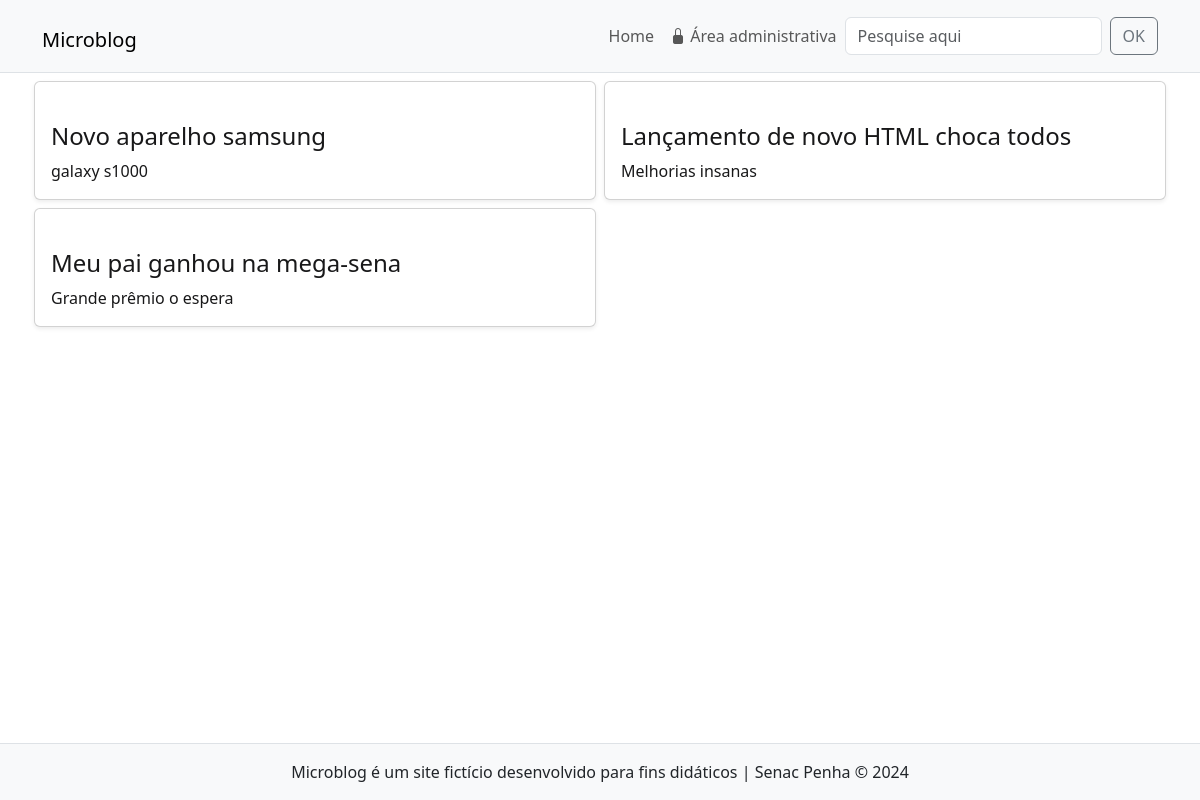
The app's page /, older data.
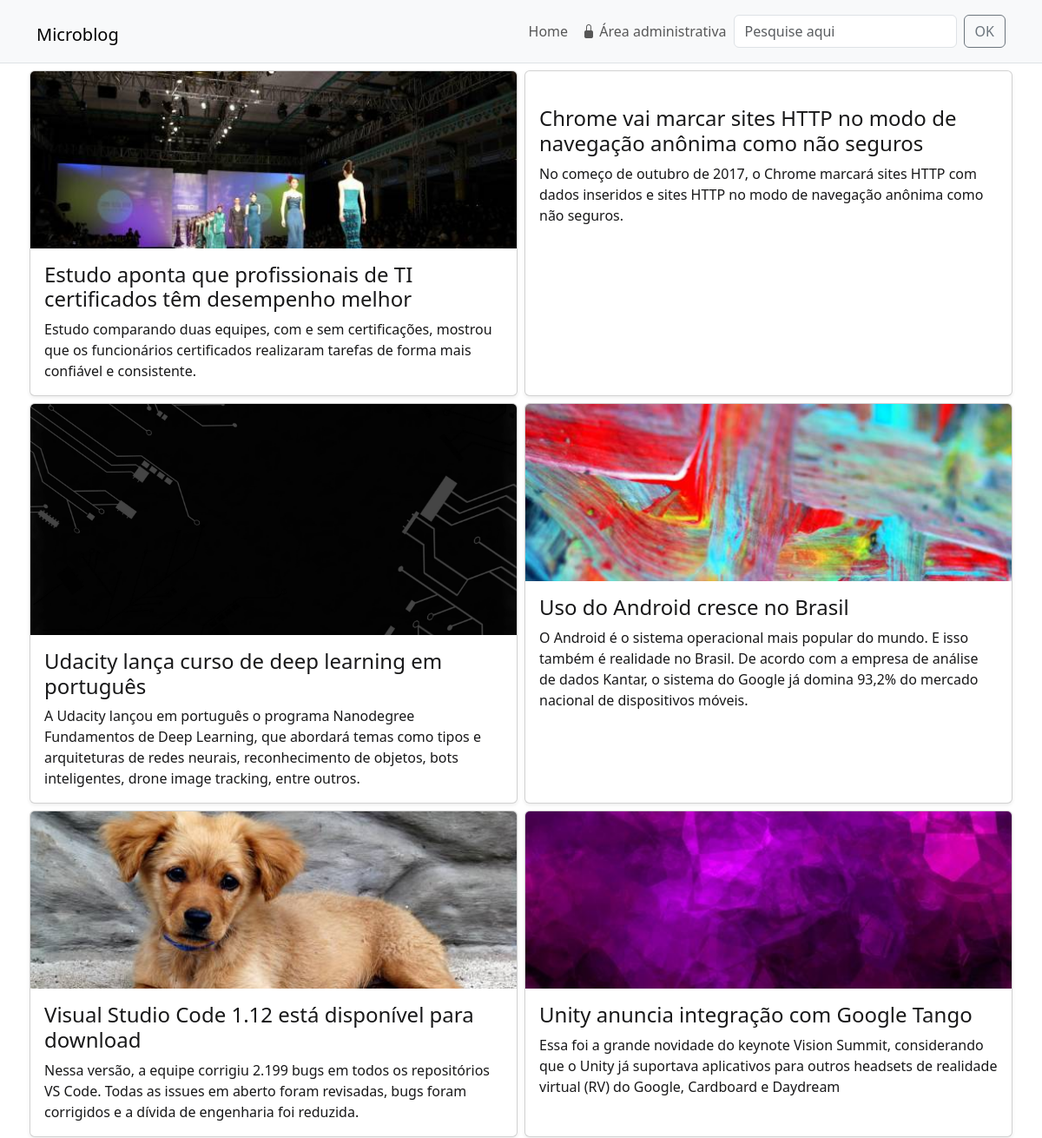
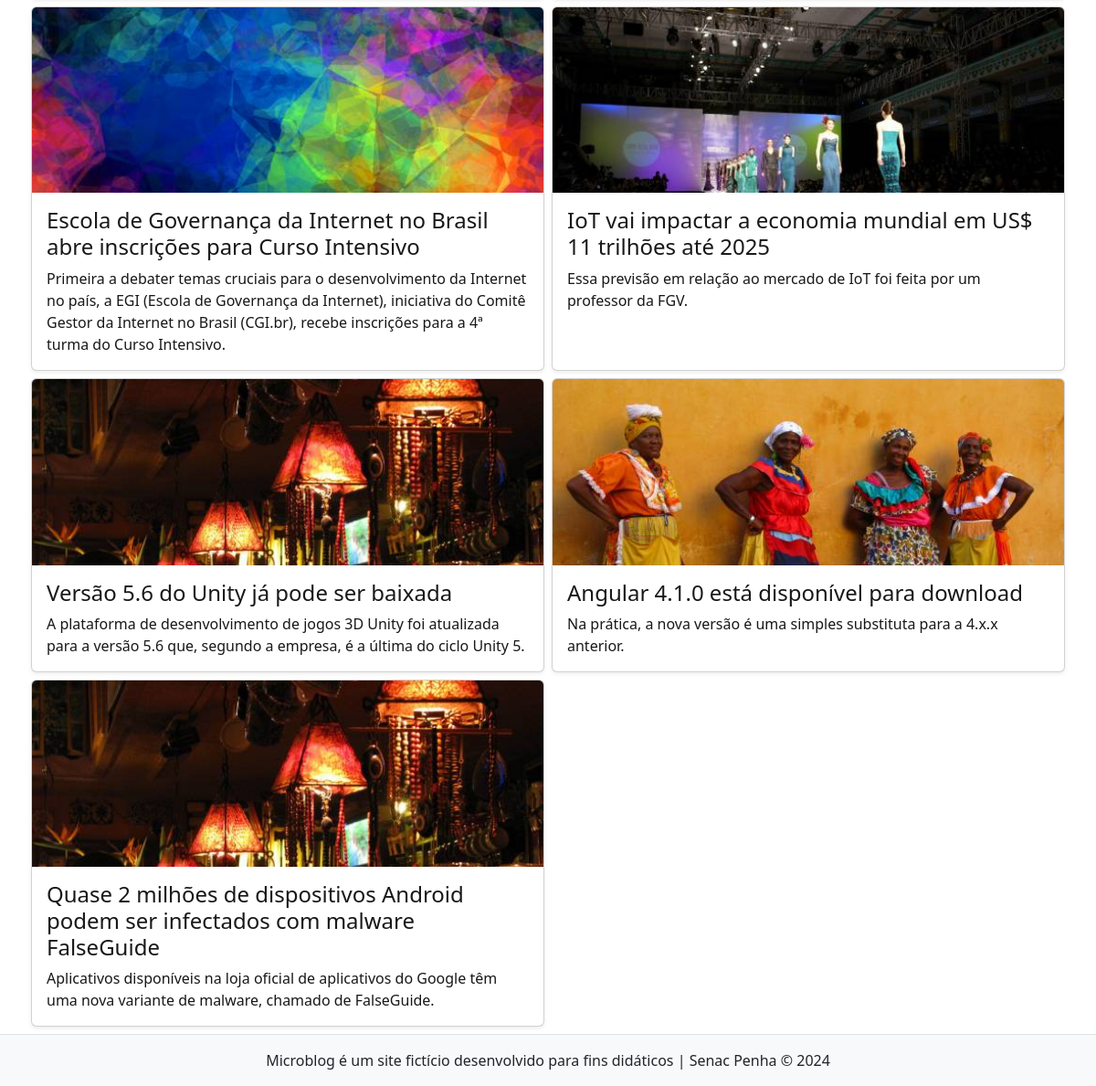
The same page, newer data (2 pictures, top to bottom).
### tables this page shows
CREATE TABLE `noticias` (
  `id` int(11) NOT NULL,
  `data` datetime NOT NULL DEFAULT current_timestamp(),
  `titulo` varchar(150) NOT NULL,
  `texto` text NOT NULL,
  `resumo` tinytext NOT NULL,
  `imagem` varchar(45) NOT NULL,
  `usuario_id` int(11) NOT NULL
);

### inc/funcoes-noticias.php (called while the page is built, shortened)
<?php
function lerTodasNoticias($conexao){
    $sql = "SELECT titulo, imagem, resumo, id FROM noticias ORDER BY data DESC";
    $resultado = mysqli_query($conexao, $sql) or die(mysqli_error($conexao));
    return mysqli_fetch_all($resultado, MYSQLI_ASSOC);
}

### index.php (the view)
<?php
require "inc/cabecalho.php";
require "inc/funcoes-noticias.php";
$listaDeNoticias = lerTodasNoticias($conexao);
?>
<div class="row my-1 mx-md-n1">
    <?php foreach ($listaDeNoticias as $noticia) { ?>
        <div class="col-md-6 my-1 px-md-1">
            <article class="card shadow-sm h-100">
                <a href="noticia.php?id=<?=$noticia['id']?>" class="card-link">
                    <img src="imagens/<?=$noticia['imagem']?>" class="card-img-top" alt="">
                    <div class="card-body">
                        <h3 class="fs-4 card-title"><?=$noticia['titulo']?></h3>
                        <p class="card-text"><?=$noticia['resumo']?></p>
                    </div>
                </a>
            </article>
        </div>
    <?php } ?>
</div>
<?php
require_once "inc/rodape.php";
?>

Row changes from the older to the newer data that the page shows:
removed noticias: titulo "Novo aparelho samsung", resumo "galaxy s1000"
removed noticias: titulo "Lançamento de novo HTML choca todos", resumo "Melhorias insanas"
removed noticias: titulo "Meu pai ganhou na mega-sena", resumo "Grande prêmio o espera"
added noticias: imagem (picture), titulo "Estudo aponta que profissionais de TI certificados têm desempenho melhor", resumo "Estudo comparando duas equipes, com e sem certificações, mostrou que os funcionários certificados realizaram tarefas de forma mais confiável e consistente."
added noticias: titulo "Chrome vai marcar sites HTTP no modo de navegação anônima como não seguros", resumo "No começo de outubro de 2017, o Chrome marcará sites HTTP com dados inseridos e sites HTTP no modo de navegação anônima como não seguros."
added noticias: imagem (picture), titulo "Udacity lança curso de deep learning em português", resumo "A Udacity lançou em português o programa Nanodegree Fundamentos de Deep Learning, que abordará temas como tipos e arquiteturas de redes neurais, reconhecimento de objetos, bots inteligentes, drone image tracking, entre outros."
added noticias: imagem (picture), titulo "Uso do Android cresce no Brasil", resumo "O Android é o sistema operacional mais popular do mundo. E isso também é realidade no Brasil. De acordo com a empresa de análise de dados Kantar, o sistema do Google já domina 93,2% do mercado nacional de dispositivos móveis."
added noticias: imagem (picture), titulo "Visual Studio Code 1.12 está disponível para download", resumo "Nessa versão, a equipe corrigiu 2.199 bugs em todos os repositórios VS Code. Todas as issues em aberto foram revisadas, bugs foram corrigidos e a dívida de engenharia foi reduzida."
added noticias: imagem (picture), titulo "Unity anuncia integração com Google Tango", resumo "Essa foi a grande novidade do keynote Vision Summit, considerando que o Unity já suportava aplicativos para outros headsets de realidade virtual (RV) do Google, Cardboard e Daydream"
added noticias: imagem (picture), titulo "Escola de Governança da Internet no Brasil abre inscrições para Curso Intensivo", resumo "Primeira a debater temas cruciais para o desenvolvimento da Internet no país, a EGI (Escola de Governança da Internet), iniciativa do Comitê Gestor da Internet no Brasil (CGI.br), recebe inscrições para a 4ª turma do Curso Intensivo."
added noticias: imagem (picture), titulo "IoT vai impactar a economia mundial em US$ 11 trilhões até 2025", resumo "Essa previsão em relação ao mercado de IoT foi feita por um professor da FGV."
added noticias: imagem (picture), titulo "Versão 5.6 do Unity já pode ser baixada", resumo "A plataforma de desenvolvimento de jogos 3D Unity foi atualizada para a versão 5.6 que, segundo a empresa, é a última do ciclo Unity 5."
added noticias: imagem (picture), titulo "Angular 4.1.0 está disponível para download", resumo "Na prática, a nova versão é uma simples substituta para a 4.x.x anterior."
added noticias: imagem (picture), titulo "Quase 2 milhões de dispositivos Android podem ser infectados com malware FalseGuide", resumo "Aplicativos disponíveis na loja oficial de aplicativos do Google têm uma nova variante de malware, chamado de FalseGuide."
